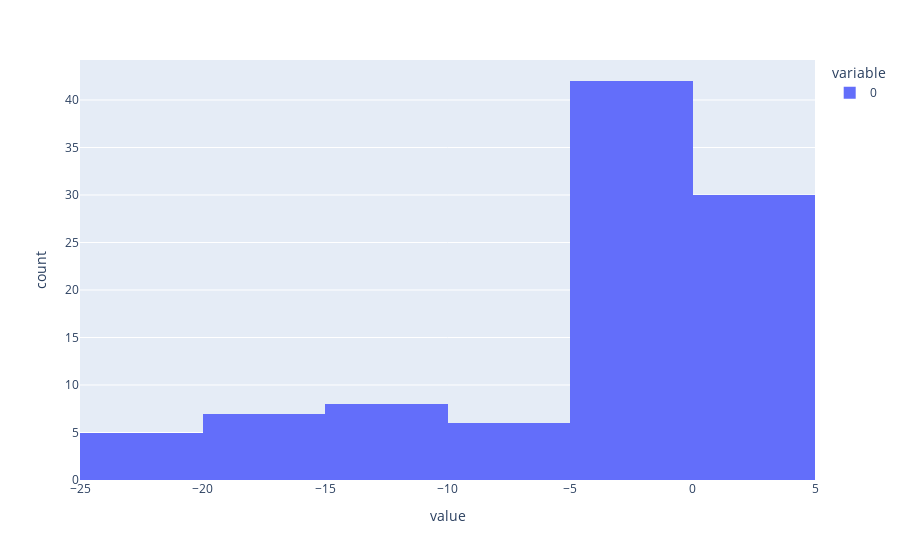

This figure's notebook cell:
### Code cell
model.activation = Square()
sq_loss_dict = test_loss(model, data)
px.histogram(sq_loss_dict['G0_loss'].log().tolist())

### Figure 1 — Plotly figure (JSON) as saved in the notebook; plotly's stock layout.template omitted (floating-point values rounded to 4 significant figures)
{"data": [{"alignmentgroup": "True", "bingroup": "x", "hovertemplate": "variable=0<br>value=%{x}<br>count=%{y}<extra></extra>", "legendgroup": "0", "marker": {"color": "#636efa", "pattern": {"shape": ""}}, "name": "0", "offsetgroup": "0", "orientation": "v", "showlegend": true, "type": "histogram", "x": [-6.105, -1.014, 0.1013, 0.02654, 0.1692, 0.4495, -1.164, -1.824, -9.544, -12.77, -0.4675, -15.48, -1.589, -20.31, -1.601, -1.322, -12.87, -1.377, 0.2924, 0.4003, -2.274, -1.343, -2.666, 1.045, -0.751, -2.363, -0.4893, -4.462, -16.94, 1.25, -4.322, 1.589, -0.533, 0.9669, 0.983, -0.2301, -0.5712, -1.884, 1.407, -1.037, -19.51, -14.2, -8.833, -1.584, null, 0.3507, -20.93, -18.7, -0.1917, 0.4058, -1.163, -1.481, -1.527, -0.7111, 1.197, -20.93, -0.3995, 0.6108, 0.718, 0.3184, -0.2156, -2.063, -1.084, -15.05, -2.296, -0.4476, -11.77, 0.3814, 0.8215, -2.365, -1.121, -0.8329, 0.547, 0.02258, -14.19, 1.163, -0.556, -20.17, -21.26, 0.8308, -13.59, -4.461, 0.4502, -7.693, 0.5048, 0.727, 0.7802, -0.623, -5.849, 0.1118, null, -17.18, -0.4695, -5.218, -1.531, -0.8309, -11.93, -17.76, -12.54, 0.3252], "xaxis": "x", "yaxis": "y"}], "layout": {"autosize": true, "barmode": "relative", "legend": {"title": {"text": "variable"}, "tracegroupgap": 0}, "margin": {"t": 60}, "xaxis": {"anchor": "y", "autorange": true, "domain": [0, 1], "range": [-25, 5], "title": {"text": "value"}, "type": "linear"}, "yaxis": {"anchor": "x", "autorange": true, "domain": [0, 1], "range": [0, 44.21], "title": {"text": "count"}}}}
